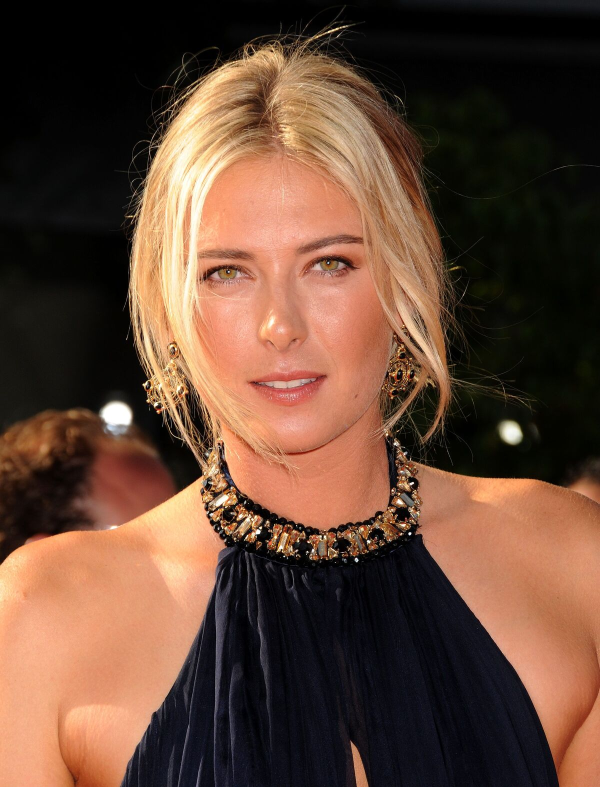
#> input picture model/test images/1200.jpg, 1200 x 1574 px (shown at 1/2 size)
$ jupyter execute --allow-errors 'SportsPersonClassifier().ipynb'   (shell and % lines are left out)
#> lines starting #> are read from the running program, lines starting #| are printed output that depends on the picture; after the words box and inside, x2 and y2 are one past the last pixel; in counts of white or black regions, pixels touching at a corner belong together
[cell 1]
import cv2

[cell 2]
import cv2
import numpy as np
import matplotlib
from matplotlib import pyplot as plt

[cell 3]
img = cv2.imread('./test images/1200.jpg')
#> img is the input picture: shape (1574, 1200, 3); mean B, G, R 54.2, 70.6, 100.5
img.shape
#> Out = (1574, 1200, 3)

[cell 4]
plt.imshow(img)

[cell 5]
#to conver background to gray
gray = cv2.cvtColor(img,cv2.COLOR_BGR2GRAY)
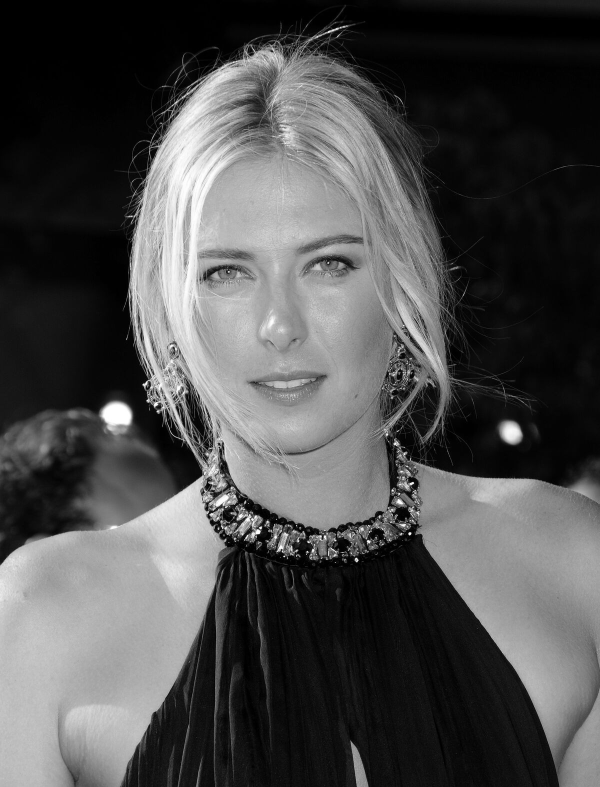
#> gray: shape (1574, 1200) (shown at 1/2 size); min 0, max 255, mean 77.7
gray.shape
#> Out = (1574, 1200)

[cell 6]
gray #is n dimensional array of n numbers

[cell 7]
plt.imshow(gray,cmap = 'gray')

[cell 8]
#haarcascade is used for idenifying the body parts by using the block by block check opencv documentation for more details
face_cascade = cv2.CascadeClassifier('./opencv/haarcascades/haarcascade_frontalface_default.xml')
eye_cascade = cv2.CascadeClassifier('./opencv/haarcascades/haarcascade_eye.xml')

faces = face_cascade.detectMultiScale(gray,1.3,5)
#> faces = [[292, 326, 558, 558]]
faces
#> Out = [[292, 326, 558, 558]]

[cell 9]
(x,y,w,h) = faces[0]
#> x = 292; y = 326; w = 558; h = 558
x,y,w,h
#> Out = (292, 326, 558, 558)

[cell 10]
#we will draw a red square on the face of image
face_img = cv2.rectangle(img,(x,y),(x+w,y+h),(255,0,0),2)
plt.imshow(face_img)

[cell 11]
#now we will marks eyes on the face
cv2.destroyAllWindows()
for (x,y,w,h) in faces:
    face_img = cv2.rectangle(img,(x,y),(x+w,y+h),(255,0,0),2)
    roi_gray = gray[y:y+h,x:x+w]
    roi_color = face_img[y:y+h,x:x+w]
    eyes = eye_cascade.detectMultiScale(roi_gray)
    for (ex,ey,ew,eh) in eyes:
        cv2.rectangle(roi_color,(ex,ey),(ex+ew,ey+eh),(0,255,0),2)
#> this loop made 1 pass
#> pass 1, `roi_gray = gray[y:y+h,x:x+w]`:
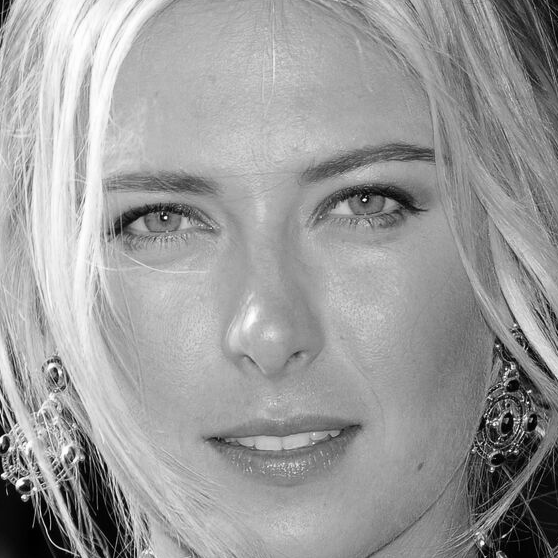
#> roi_gray: shape (558, 558); min 0, max 255, mean 155.5
#> pass 1, `roi_color = face_img[y:y+h,x:x+w]`:
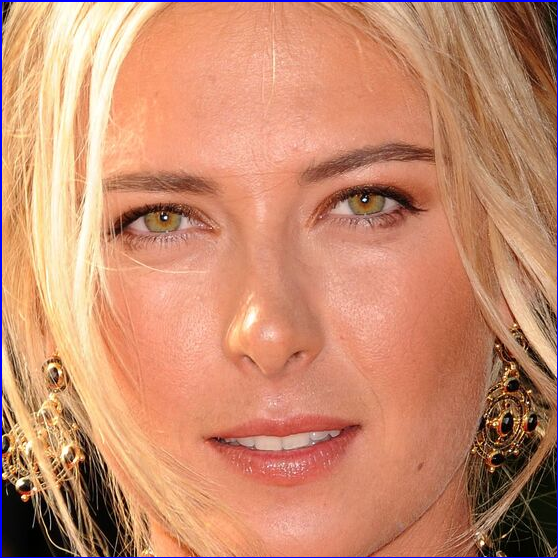
#> roi_color: shape (558, 558, 3); mean B, G, R 109.9, 139.4, 200.7
#> after the loop:
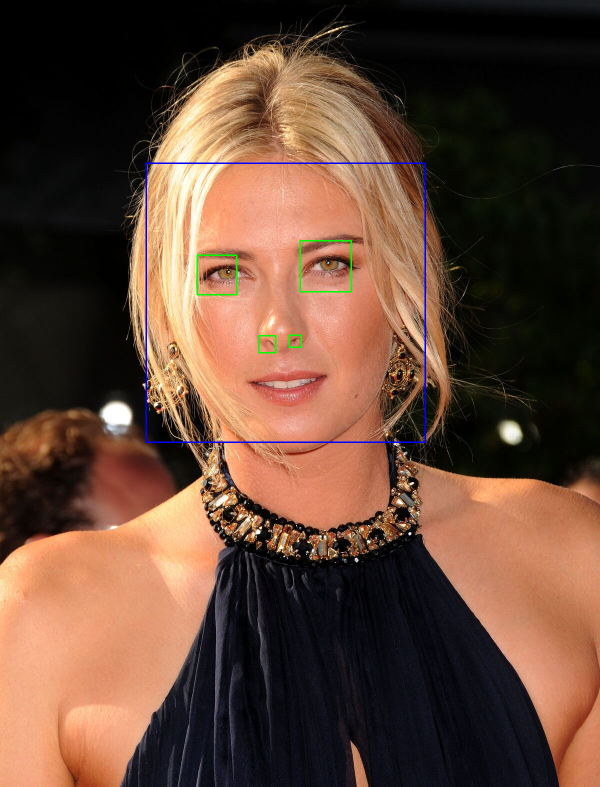
#> img: shape (1574, 1200, 3) (shown at 1/2 size); mean B, G, R 54.7, 70.4, 99.6
#> after the loop:
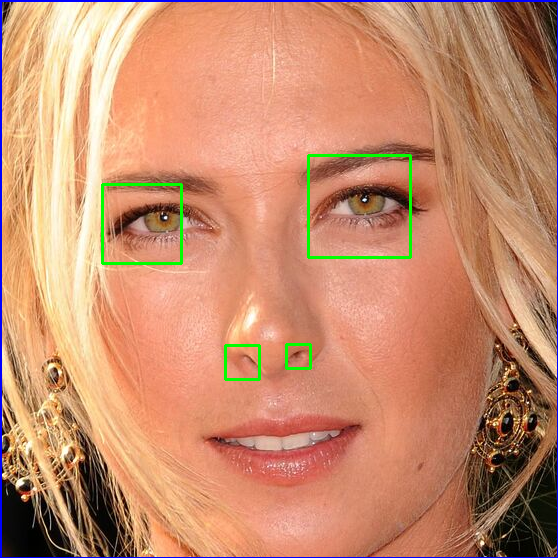
#> roi_color: shape (558, 558, 3); 0.92% of pixels changed, all inside (x1, y1, x2, y2) = (101, 154, 412, 381)

plt.figure()
plt.imshow(face_img,cmap='gray')
plt.show()

[cell 12]
plt.imshow(roi_color,cmap = 'gray')

[cell 13]
#we will write a function to give cropped image
def get_cropped_img_if_2_eyes(image_path):
#> called with image_path = './test images/1200.jpg'
    img = cv2.imread(image_path)
    gray = cv2.cvtColor(img,cv2.COLOR_BGR2GRAY)
    faces = face_cascade.detectMultiScale(img,1.3,5)
#> faces = [[292, 326, 558, 558]]
    for (x,y,w,h) in faces:
        roi_gray = gray[y:y+h,x:x+w]
        roi_color = img[y:y+h,x:x+w]
        eyes = eye_cascade.detectMultiScale(roi_gray)
        if len(eyes) >= 2:
            return roi_color

[cell 14]
original_img = cv2.imread('./test images/1200.jpg')
plt.imshow(original_img)

[cell 15]
cropped_image = get_cropped_img_if_2_eyes('./test images/1200.jpg')
plt.imshow(cropped_image)

[cell 16]
original_img = cv2.imread('./test images/08maria.jpg')
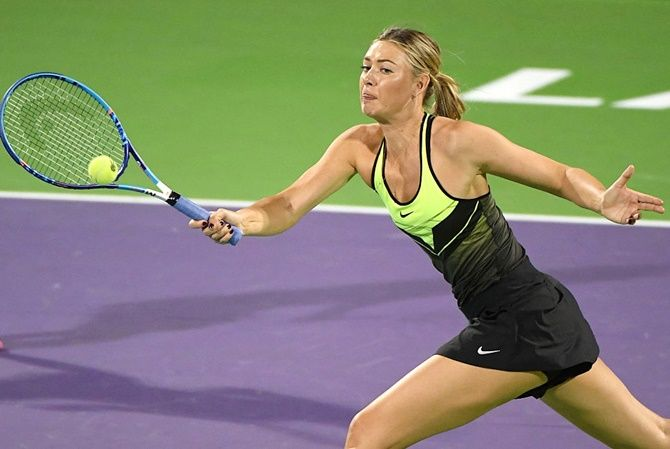
#> input picture model/test images/08maria.jpg, 670 x 449 px
#> original_img is the input picture: shape (449, 670, 3); mean B, G, R 113.4, 134.5, 132.3
plt.imshow(original_img)

[cell 17]
cropped_image2 = get_cropped_img_if_2_eyes('./test images/08maria.jpg')
#> call 2 of get_cropped_img_if_2_eyes, with image_path = './test images/08maria.jpg'
#> in get_cropped_img_if_2_eyes (call 2), `gray = cv2.cvtColor(img,cv2.COLOR_BGR2GRAY)`:
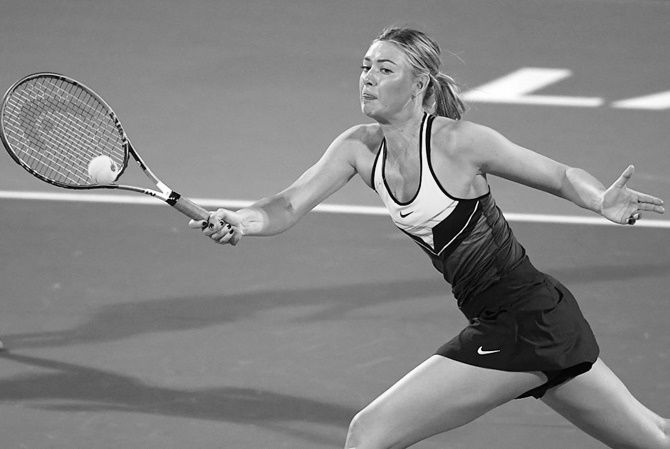
#> gray: shape (449, 670); min 0, max 255, mean 131.5
#> in get_cropped_img_if_2_eyes (call 2), `faces = face_cascade.detectMultiScale(img,1.3,5)`: faces = ()
cropped_image2

[cell 18]
#now we will create folder for cropped images
path_to_data = './dataset/'
path_to_cr_data = "./dataset/cropped/"

[cell 19]
#we will store the location of all subfolder in datset folder
import os
img_dirs = []
for entry in os.scandir(path_to_data):
    if entry.is_dir():
        img_dirs.append(entry.path)

[cell 20]
img_dirs

[cell 21]
#we will create cropped folder if not exist
import shutil
if os.path.exists(path_to_cr_data):
    shutil.rmtree(path_to_cr_data)
os.mkdir(path_to_cr_data)

[cell 22]
#now will save crropped images in the cropped folder
cropped_img_dirs = []
celebrity_file_names_dict = {}

#> (the rest of this cell did not finish here and is left out)

        if roi_color is not None:
            cropped_folder = path_to_cr_data + celebrity_name
            if not os.path.exists(cropped_folder):
                os.makedirs(cropped_folder) #it will a cropped folder for specific celebrity if not exists
                cropped_img_dirs.append(cropped_folder)
                print('Generating cropped imaged in folder ',cropped_folder)

            cropped_file_name = celebrity_name + str(count) + '.png' #will create a name of image
            cropped_file_path = cropped_folder + '/' + cropped_file_name #create path of image

            cv2.imwrite(cropped_file_path, roi_color) #will save croopped image in the folder
            celebrity_file_names_dict[celebrity_name].append(cropped_file_path) #it will add to dictionary for specific celebrity
            count += 1

#### Feature engineering

[cell 23]
#wavelet  transform is used extract the meaningfull features from the images like position of nose , eyes etc

[cell 24]
celebrity_file_names_dict

[cell 25]
import numpy as np
import pywt #python wavelet transform
import cv2

def w2d(img, mode = 'haar', level = 1):
#> called with mode = 'db1', level = 5
    imArray = img
    #datatype conversion
    #convert to greyscale
    imArray = cv2.cvtColor(imArray,cv2.COLOR_BGR2GRAY)
    #convert to float
    imArray = np.float32(imArray)
    imArray /= 255
    #computer coefficients
    coeffs= pywt.wavedec2(imArray,mode,level = level)
#> coeffs = 6 items

    #process coeffcients
    coeffs_H = list(coeffs)
#> coeffs_H = 6 items
    coeffs_H[0] *= 0;

    #reconstruction
    imArray_H = pywt.waverec2(coeffs_H, mode);
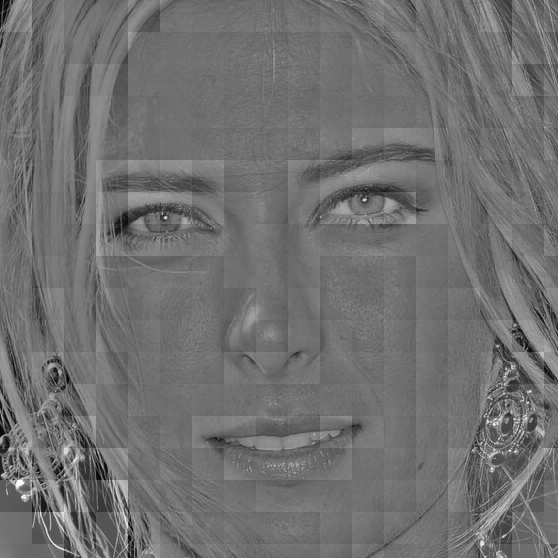
#> imArray_H: shape (558, 558) float32; min -0.645, max 0.82, mean 9.67e-05; drawn with min black and max white
    imArray_H *= 255
    imArray_H = np.uint8(imArray_H)
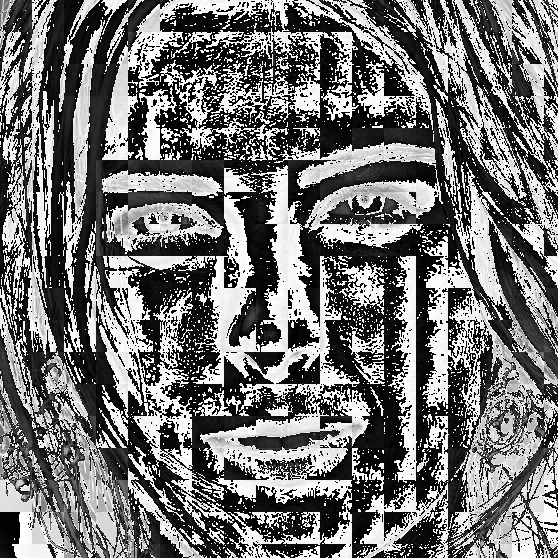
#> imArray_H: shape (558, 558); min 0, max 255, mean 114.8

    return imArray_H

[cell 26]
im_har = w2d(cropped_image,'db1',5)
plt.imshow(im_har,cmap = 'gray')

[cell 27]
#we will assign some random numebr to each celebrity which helps for our classification
class_dict = {}
count = 0
for celebrity_name in celebrity_file_names_dict.keys():
    class_dict[celebrity_name] = count
    count = count + 1
class_dict
